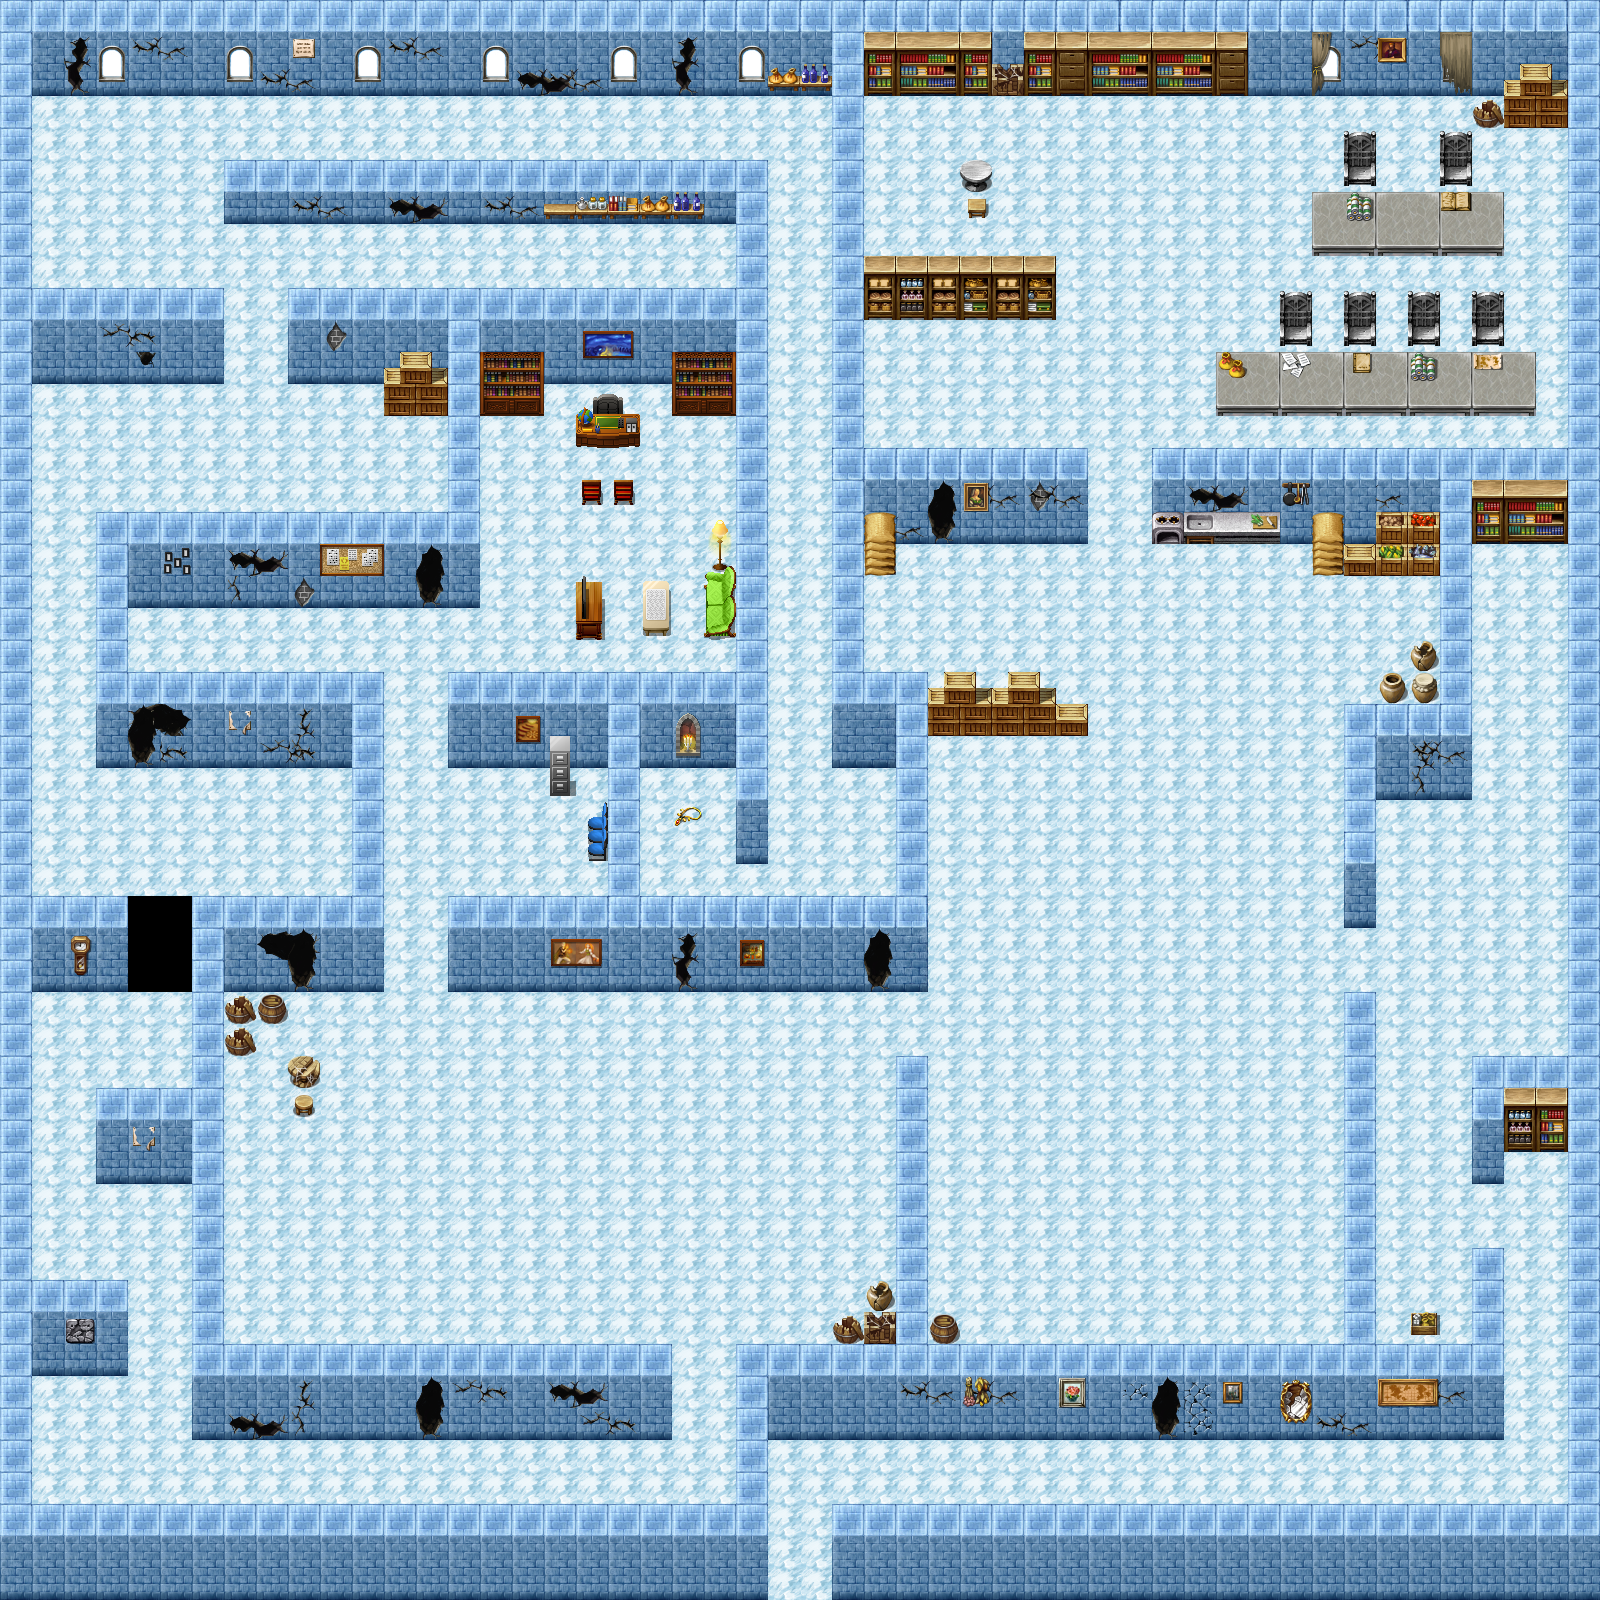

Below is a game level as drawn by its tile map, then a one-line description and the .tmx that defines it (tile-layer data replaced by summaries):
An orthogonal 50x50 tile map with 32x32 px tiles, 5 tile layers (background, wall, windows, decor, ...), 15 tilesets and 94 objects.

<map version="1.0" tiledversion="2018.01.16" orientation="orthogonal" renderorder="right-down" width="50" height="50" tilewidth="32" tileheight="32" infinite="0" nextobjectid="126">
 <tileset firstgid="1" source="tsx/Outside_A4.tsx" />
 <tileset firstgid="241" source="tsx/Outside_A3.tsx" />
 <tileset firstgid="369" source="tsx/Dungeon_A2.tsx" />
 <tileset firstgid="561" source="tsx/Dungeon_B.tsx" />
 <tileset firstgid="817" source="tsx/Dungeon_A4.tsx" />
 <tileset firstgid="1057" source="tsx/Inside_B.tsx" />
 <tileset firstgid="1313" source="tsx/Dungeon_A5.tsx" />
 <tileset firstgid="1441" source="tsx/Outside_C.tsx" />
 <tileset firstgid="1697" source="tsx/Dungeon_C.tsx" />
 <tileset firstgid="1953" source="tsx/Outside_B.tsx" />
 <tileset firstgid="2209" source="tsx/Inside_A2.tsx" />
 <tileset firstgid="2401" source="tsx/Inside_C.tsx" />
 <tileset firstgid="2657" source="tsx/TileD_interior.tsx" />
 <tileset firstgid="2913" source="tsx/TileB_interior_recolour.tsx" />
 <tileset firstgid="3169" source="tsx/TileC_interior.tsx" />
 <layer name="background" width="50" height="50">
  <data>[2500 cells, 2500 non-empty, 2 distinct tile ids]</data>
 </layer>
 <layer name="wall" width="50" height="50">
  <data>[2500 cells, 965 non-empty, 7 distinct tile ids]</data>
 </layer>
 <layer name="windows" width="50" height="50">
  <data>[2500 cells, 28 non-empty, 8 distinct tile ids]</data>
 </layer>
 <layer name="decor" width="50" height="50">
  <data>[2500 cells, 216 non-empty, 97 distinct tile ids]</data>
 </layer>
 <layer name="decor2" width="50" height="50">
  <data>[2500 cells, 91 non-empty, 52 distinct tile ids]</data>
 </layer>
 <objectgroup name="wall">
  <object id="1" x="832" y="1597.33">
   <polygon points="0,0 1.33333,-92 736,-92 736,-446.667 673.333,-445.333 673.333,-414.667 638.667,-413.333 640,-541.333 737.333,-542.667 733.333,-1056 640,-1054.67 641.333,-797.333 544,-798.667 545.333,-669.333 513.333,-670.667 512,-893.333 608,-893.333 608,-1053.33 320,-1053.33 321.333,-1148 737.333,-1150.67 734.667,-1502.67 32,-1502.67 28,-1154.67 257.333,-1150.67 256,-1056 33.3333,-1054.67 30.6667,-928 96,-925.333 96,-605.333 -385.333,-605.333 -385.333,-700 -226.667,-701.333 -226.667,-830.667 -385.333,-830.667 -382.667,-925.333 -97.3333,-925.333 -97.3333,-1212 -349.333,-1216 -352,-990.667 -704,-990.667 -704,-925.333 -448,-925.333 -446.667,-606.667 -608,-605.333 -605.333,-254.667 -161.333,-253.333 -158.667,-160 -640,-160 -640,-412 -736,-413.333 -736,-506.667 -641.333,-508 -638.667,-700 -481.333,-701.333 -481.333,-829.333 -736,-830.667 -734.667,-1086.67 -384,-1084 -386.667,-1212 -544,-1213.33 -542.667,-1308 -97.3333,-1309.33 -96,-1373.33 -608,-1373.33 -606.667,-1468 -66.6667,-1468 -62.6667,-734.667 -97.3333,-734.667 -98.6667,-830.667 -189.333,-830.667 -192,-702.667 62.6667,-702.667 64,-829.333 0,-829.333 1.33333,-1502.67 -800,-1502.67 -800,-1312 -608,-1309.33 -606.667,-1216 -800,-1214.67 -798.667,-701.333 -705.333,-698.667 -702.667,-606.667 -800,-605.333 -798.667,-317.333 -704,-317.333 -702.667,-222.667 -798.667,-222.667 -798.667,-90.6667 -94.6667,-96 -96,-254.667 62.6667,-254.667 65.3333,-540 96,-538.667 93.3333,-254.667 510.667,-253.333 514.667,-605.333 544,-606.667 542.667,-252 637.333,-253.333 638.667,-348 670.667,-346.667 670.667,-158.667 -64,-160 -65.3333,0 -830.667,2.66667 -830.667,-1594.67 768,-1597.33 765.333,-4 0,1.33333" />
  </object>
  <object id="47" x="832" y="1594" width="2" />
  <object id="48" x="832" y="1592" width="2" height="6" />
 </objectgroup>
 <objectgroup name="wallrect">
  <object id="49" x="834" y="1503.33" width="764" height="96.6667" />
  <object id="50" x="736" y="1344" width="768" height="94" />
  <object id="51" x="1472" y="1247.5" width="32" height="96.5" />
  <object id="52" x="1344.5" y="992" width="31.25" height="352" />
  <object id="53" x="894" y="1056" width="34" height="288" />
  <object id="54" x="736" y="1438.67" width="32" height="157.333" />
  <object id="55" x="2" y="1504" width="730" height="94" />
  <object id="58" x="0" y="0" width="31.2727" height="1504.03" />
  <object id="61" x="32.303" y="0.9697" width="1566.67" height="94.9394" />
  <object id="63" x="1566.67" y="95.8788" width="32.303" height="1406.85" />
  <object id="67" x="897" y="769" width="30" height="219" />
  <object id="68" x="449" y="894" width="448" height="96" />
  <object id="71" x="449" y="673" width="319" height="95" />
  <object id="72" x="610" y="767" width="30" height="126" />
  <object id="73" x="736" y="770" width="32" height="93" />
  <object id="75" x="736" y="384" width="32" height="288" />
  <object id="76" x="287" y="288" width="481" height="96" />
  <object id="77" x="734" y="224" width="34" height="63" />
  <object id="79" x="448" y="384" width="31" height="126" />
  <object id="80" x="96" y="512" width="383" height="94" />
  <object id="81" x="97" y="673" width="287" height="94" />
  <object id="82" x="96" y="606" width="31" height="66" />
  <object id="83" x="31.5" y="288" width="191.5" height="95.6667" />
  <object id="84" x="193" y="897" width="190" height="93" />
  <object id="85" x="351" y="768" width="32" height="129" />
  <object id="86" x="28" y="897" width="100" height="95" />
  <object id="87" x="96" y="1087" width="128" height="96" />
  <object id="88" x="192" y="992" width="32" height="95" />
  <object id="89" x="192" y="1182.5" width="32" height="161.5" />
  <object id="90" x="31" y="1279" width="97" height="97" />
  <object id="91" x="192" y="1342.67" width="480" height="98.3333" />
  <object id="92" x="1342" y="798" width="33.3333" height="130" />
  <object id="93" x="1342" y="704.667" width="129.333" height="94" />
  <object id="94" x="1440" y="542.667" width="31.3334" height="162" />
  <object id="95" x="1152.67" y="448" width="414" height="95.3333" />
  <object id="96" x="864.666" y="449.333" width="224.667" height="94" />
  <object id="97" x="833.333" y="672" width="93.3333" height="96" />
  <object id="99" x="832" y="96" width="30.6667" height="576" />
  <object id="100" x="224.5" y="159.5" width="543.5" height="64" />
  <object id="122" x="1471.5" y="1055.5" width="32" height="128.5" />
  <object id="123" x="1504" y="1055" width="63" height="96.5" />
 </objectgroup>
 <objectgroup name="decor">
  <object id="3" x="1411" y="1311" width="28" height="24.5" />
  <object id="4" x="1409" y="639" width="30" height="64.6667" />
  <object id="5" x="1376" y="671" width="32" height="33" />
  <object id="6" x="1311" y="545" width="128" height="30" />
  <object id="7" x="1057" y="705" width="30.3333" height="29.3333" />
  <object id="8" x="930" y="688" width="126" height="47" />
  <object id="9" x="944" y="672" width="29" height="21" />
  <object id="10" x="1009" y="672" width="30" height="23" />
  <object id="11" x="865" y="543" width="30.3333" height="31.3333" />
  <object id="12" x="864" y="255" width="191" height="64" />
  <object id="13" x="967" y="197" width="20" height="21" />
  <object id="14" x="959" y="162" width="33" height="28" />
  <object id="15" x="1313" y="193" width="191" height="62" />
  <object id="16" x="1439" y="129" width="34" height="57" />
  <object id="17" x="1344" y="129" width="32" height="55" />
  <object id="18" x="1473" y="97" width="94" height="30" />
  <object id="19" x="1217" y="352" width="318" height="63" />
  <object id="20" x="1281" y="288" width="31" height="57" />
  <object id="21" x="1345" y="287" width="31" height="59" />
  <object id="22" x="1408" y="288" width="32" height="58" />
  <object id="23" x="1472" y="288" width="31" height="57" />
  <object id="24" x="479.667" y="384.667" width="64.6667" height="31.3333" />
  <object id="25" x="672" y="386" width="63" height="30" />
  </objectgroup>
 <objectgroup name="item">
  <!-- 8 objects omitted --></objectgroup>
 <objectgroup name="trap">
  <!-- 7 objects omitted --></objectgroup>
 <objectgroup name="door">
  <!-- 1 objects omitted --></objectgroup>
</map>
<!-- 27 of 94 objects omitted -->
